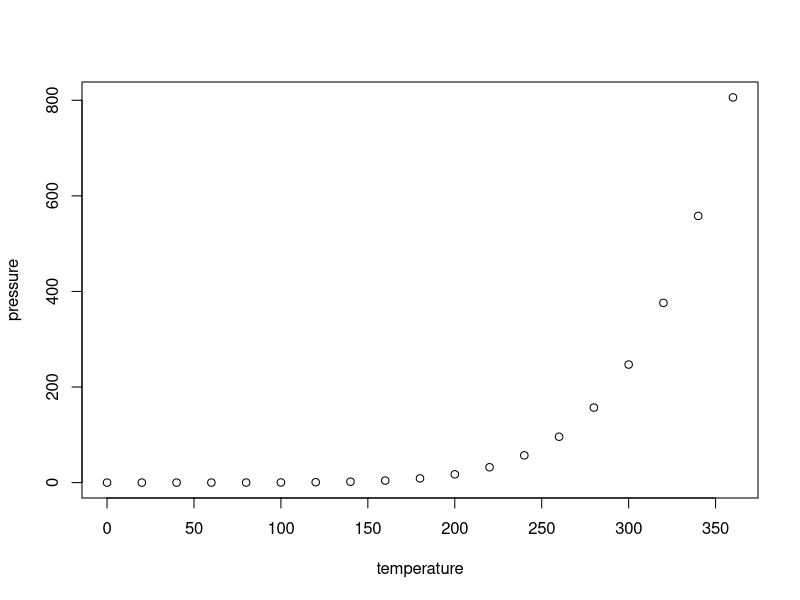
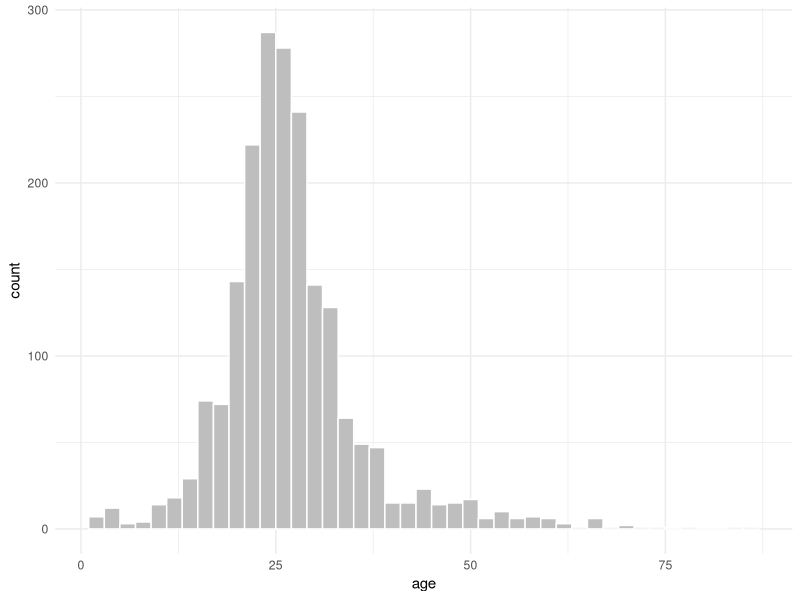
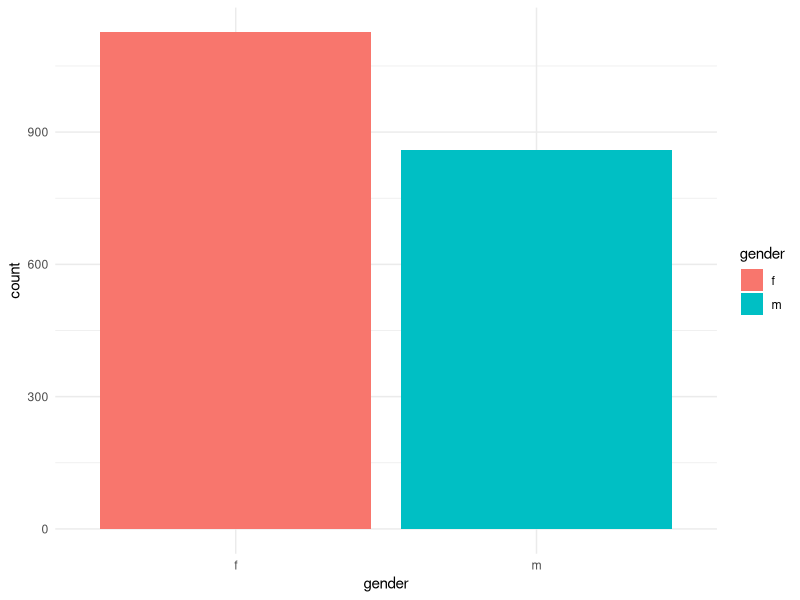
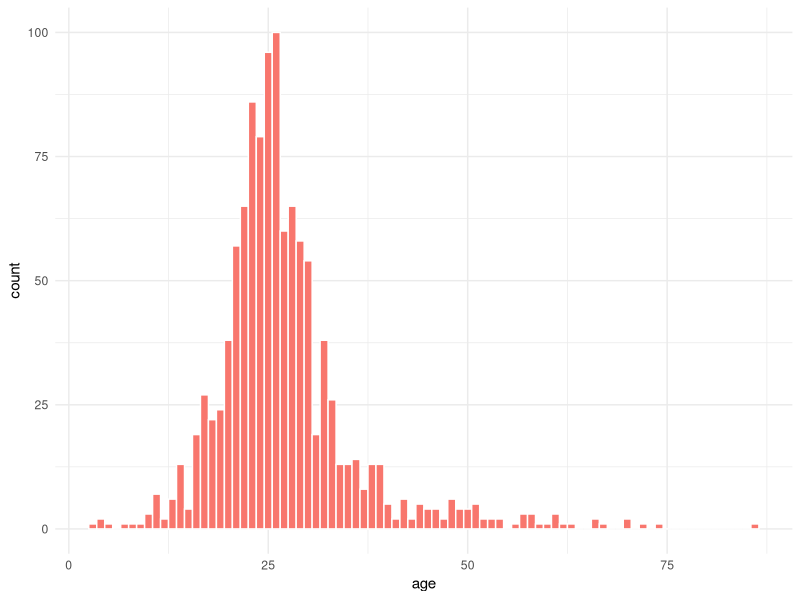
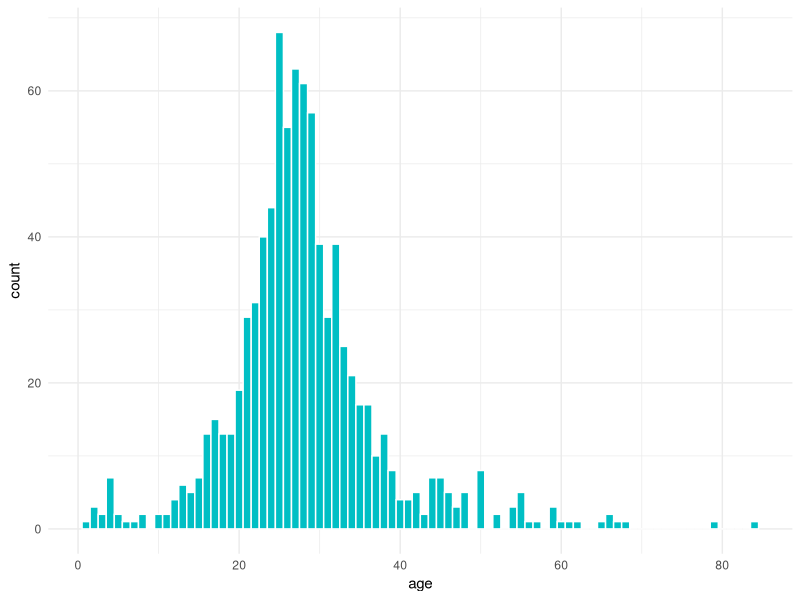
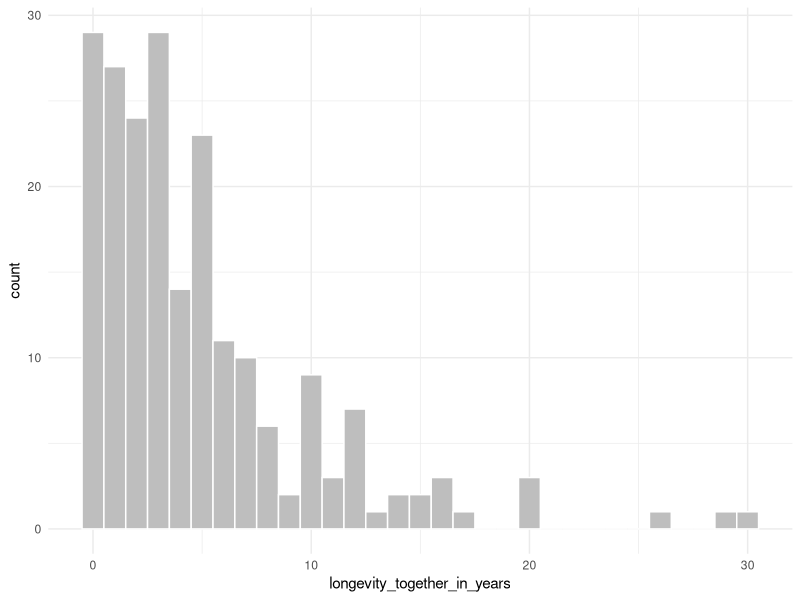
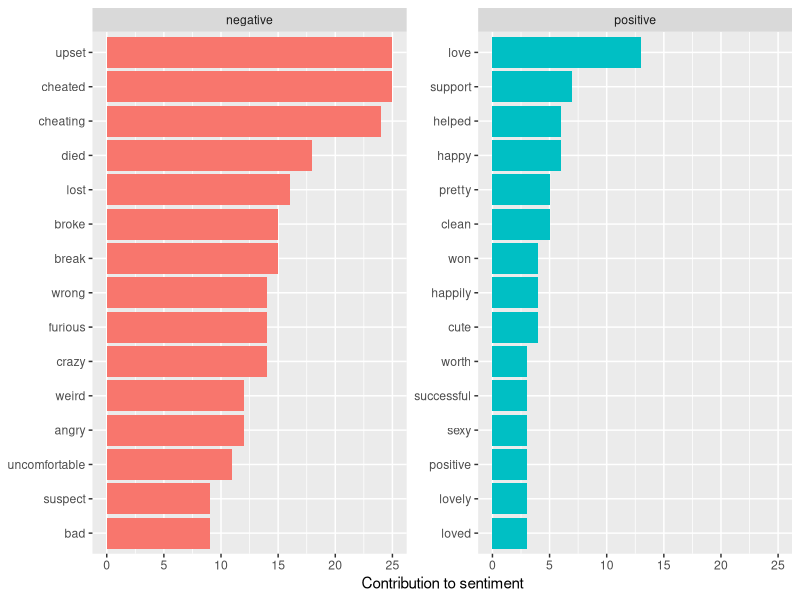
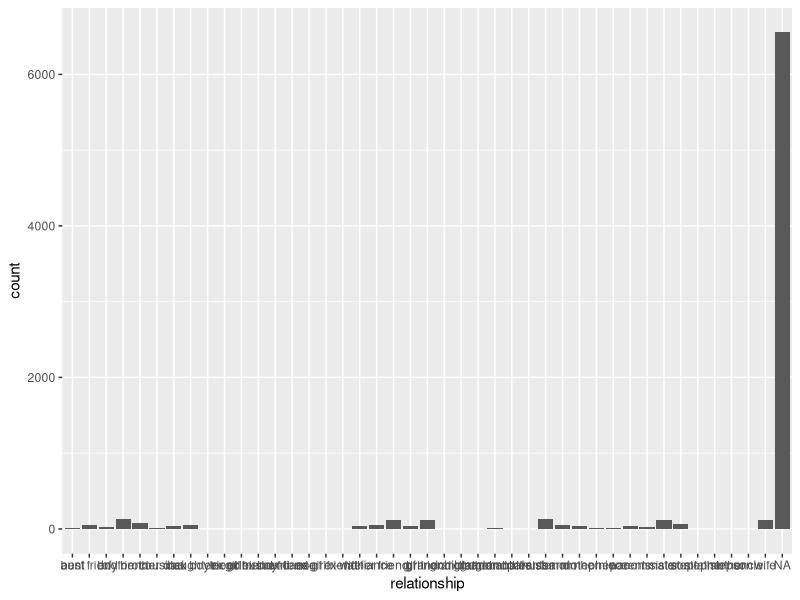

The R script that drew these images, in order:
## ---- chunk 1
knitr::opts_chunk$set(echo = TRUE)
## ---- chunk 2
summary(cars)
## ---- chunk 3
plot(pressure)
## ---- chunk 4
options(repos="https://cran.rstudio.com")

#install.packages("dplyr")
library(dplyr)

#install.packages("stringr")
library(stringr)

#install.packages("ggplot2")
library(ggplot2)

#install.packages("reshape2")
library(reshape2)

#install.packages("tidytext")
library(tidytext)

#install.packages("tidyr")
library(tidyr)
## ---- chunk 5
rel = read.csv("out.csv", header = TRUE, sep = ",", stringsAsFactors = FALSE)
head(rel)
## ---- chunk 6
text = rel$Title
text_df = data_frame(line = 1:length(text), text = text)
text_lower = tolower(text_df$text)
## ---- chunk 7
age_gender_pattern_v1 = "(\\(|\\[){1}[[:digit:]]{1,3} */* *(m|f)+(\\)|\\]){1}"

age_gender_all_v1 = str_extract_all(text_lower, age_gender_pattern_v1, simplify = TRUE)

head(age_gender_all_v1)
## ---- chunk 8
age_gender_all_v1_not_blank = which(age_gender_all_v1[,1] != "")

age_gender_all_v1_blank = which(age_gender_all_v1[,1] == "")

## ---- chunk 9
age_gender_pattern_v2 = "(\\(|\\[){1}(m|f)+ */* *[[:digit:]]{1,3}(\\)|\\]){1}"

age_gender_all_v2 = str_extract_all(text_lower, age_gender_pattern_v2, simplify = TRUE)

age_gender_all_v2_not_blank = which(age_gender_all_v2[,1] != "")

age_gender_all_v2_blank = which(age_gender_all_v2[,1] == "")

## ---- chunk 10
all_indices = 1:length(text_lower)

still_missing = all_indices[!((all_indices %in% age_gender_all_v1_not_blank) | (all_indices %in% age_gender_all_v2_not_blank))]

text_lower[still_missing]
## ---- chunk 11
age_gender_all_v1_melt = setNames(melt(age_gender_all_v1), c("row", "col", "value"))
head(age_gender_all_v1_melt)
## ---- chunk 12
age_gender_all_v2_melt = setNames(melt(age_gender_all_v2), c("row", "col", "value"))
head(age_gender_all_v2_melt)
## ---- chunk 13
age_gender_all_combined_df = rbind(age_gender_all_v1_melt, age_gender_all_v2_melt)
age_gender_all_combined_df$value = as.character(age_gender_all_combined_df$value)
head(age_gender_all_combined_df)
## ---- chunk 14
age_gender_all_combined_df = age_gender_all_combined_df[which(age_gender_all_combined_df[,3] != ""),]
head(age_gender_all_combined_df)
## ---- chunk 15
age = str_extract_all(age_gender_all_combined_df[,3], "[[:digit:]]{1,2}", simplify = TRUE)
age = as.numeric(age)
gender = str_extract_all(age_gender_all_combined_df[,3], "(m|f){1}", simplify = TRUE) 
## ---- chunk 16
age_gender_all_combined_df = cbind(age_gender_all_combined_df, age, gender)
head(age_gender_all_combined_df)
## ---- chunk 17
pl = ggplot(age_gender_all_combined_df, aes(x=age))
pl + geom_histogram(binwidth=2, colour="white", fill="grey") + theme_minimal()
## ---- chunk 18
# Draw with black outline, white fill
pl = ggplot(age_gender_all_combined_df, aes(x=gender, fill=gender))
pl + geom_bar() + theme_minimal()
## ---- chunk 19
# Get ggplot 2 colors:
gg_color_hue <- function(n) {
  hues = seq(15, 375, length = n + 1)
  hcl(h = hues, l = 65, c = 100)[1:n]
}
## ---- chunk 20
pl = ggplot(filter(age_gender_all_combined_df, gender == "f"), aes(x=age))
pl + geom_histogram(binwidth=1, colour="white", fill=gg_color_hue(1)) + theme_minimal()
## ---- chunk 21
pl = ggplot(filter(age_gender_all_combined_df, gender == "m"), aes(x=age))
pl + geom_histogram(binwidth=1, colour="white", fill=gg_color_hue(2)[2]) + theme_minimal()
## ---- chunk 22
longevity_pattern_v1 = "[[:digit:]]{1,2} *(months|mo|year|years|yr|yrs){1}"
longevity_v1 = str_extract_all(text_lower, longevity_pattern_v1, simplify = TRUE)
head(longevity_v1)
## ---- chunk 23
longevity_v1_not_blank = which(longevity_v1[,1] != "")
longevity_together = longevity_v1[longevity_v1_not_blank,1]
head(longevity_together)
## ---- chunk 24
num = str_extract_all(longevity_together, "[[:digit:]]{1,2}", simplify = TRUE)
mo_yr = str_extract_all(longevity_together, "(months|mo|year|years|yr|yrs){1}", simplify = TRUE) 
## ---- chunk 25
longevity_together_df = data.frame(post_num = longevity_v1_not_blank, longevity_together, num, mo_yr)
longevity_together_df$num = as.numeric(as.character(longevity_together_df$num))
head(longevity_together_df)
## ---- chunk 26
longevity_together_in_years = sapply(1:dim(longevity_together_df)[1], function(i) {
  if (longevity_together_df$mo_yr[i] %in% c("months","mo")) {
    return(longevity_together_df$num[i] / 12)
  } else {
    return(longevity_together_df$num[i])
  }
})

longevity_together_in_years = round(longevity_together_in_years,2)
longevity_together_df = cbind(longevity_together_df, longevity_together_in_years)
head(longevity_together_df)
## ---- chunk 27
# Draw with black outline, white fill
pl = ggplot(longevity_together_df, aes(x=longevity_together_in_years))
pl + geom_histogram(binwidth=1, colour="white", fill="grey") + theme_minimal()
## ---- chunk 28
tidy_text = text_df %>%
  unnest_tokens(word, text)
## ---- chunk 29
data(stop_words)

tidy_text = tidy_text %>%
  anti_join(stop_words)
## ---- chunk 30
most_common_words = tidy_text %>%
  count(word, sort = TRUE) 

head(most_common_words, 20)
## ---- chunk 31
most_common_words_v2 = filter(most_common_words, !str_detect(word, "[[:digit:]]+"))

head(most_common_words_v2, 50)
## ---- chunk 32
post_sentiment = tidy_text %>%
  inner_join(get_sentiments("bing")) %>%
  count(line, sentiment) %>%
  spread(sentiment, n, fill = 0) %>%
  mutate(sentiment = positive - negative)

head(post_sentiment, 10)
## ---- chunk 33
bing_word_counts = tidy_text %>%
  inner_join(get_sentiments("bing")) %>%
  count(word, sentiment, sort = TRUE) %>%
  ungroup()

head(bing_word_counts)
## ---- chunk 34
bing_word_counts %>%
  group_by(sentiment) %>%
  top_n(15) %>%
  ungroup() %>%
  mutate(word = reorder(word, n)) %>%
  ggplot(aes(word, n, fill = sentiment)) +
  geom_col(show.legend = FALSE) +
  facet_wrap(~sentiment, scales = "free_y") +
  labs(y = "Contribution to sentiment",
       x = NULL) +
  coord_flip()
## ---- chunk 35
immediate_family_words = c("father", "dad", "mother", "mom", "son", "daughter", "brother", "sister", "parents")
marriage_dating_words = c("boyfriend", "bf", "girlfriend", "gf", "fiance", "fiancee", "husband", "wife")
ex_marriage_dating_words_v1 = paste("ex-", marriage_dating_words, sep="")
ex_marriage_dating_words_v2 = paste("ex ", marriage_dating_words, sep="")
relatives_words = c("grandparents", "grandfather", "grandpa", "grandmother", "grandma", "grandchildren", "grandson", "granddaughter", "great grandfather", "grand grandpa", "great grandmother", "great grandma")
extended_family_words = c("uncle", "aunt", "cousin", "nephew", "niece")
in_laws_words = c("father-in-law", "mother-in-law", "son-in-law", "daughter-in-law", "brother-in-law", "sister-in-law")
family_mix_words = c("stepfather", "stepdad", "stepmother", "stepmom", "stepson", "stepdaughter", "stepsister", "stepbrother", "half-brother", "half-sister")
friend_other_words = c("friend", "best friend", "roommate")

relationship_words = c(immediate_family_words, marriage_dating_words, ex_marriage_dating_words_v1, ex_marriage_dating_words_v2, relatives_words, extended_family_words, in_laws_words, family_mix_words, friend_other_words)
## ---- chunk 36
rel_words_test = paste(paste(relationship_words, collapse="|"), "{1}", sep="")

rel_v1 = str_extract_all(text_lower, rel_words_test, simplify = TRUE)

rel_v1_not_blank = which(rel_v1[,1] != "")

# text_lower[rel_v1_not_blank]

rel_v1_melt = melt(rel_v1)

colnames(rel_v1_melt) = c("post_number", "person_number", "relationship")

is.na(rel_v1_melt$relationship) = rel_v1_melt$relationship==''

top_rel_words = count(rel_v1_melt, relationship, sort = TRUE)

top_rel_words
## ---- chunk 37
# Bar graph of counts
ggplot(data=rel_v1_melt, aes(x=relationship)) +
  geom_bar(stat="count")

# Bar graph of counts
ggplot(data=rel_v1_melt[!is.na(rel_v1_melt$relationship),], aes(x=relationship)) +
  geom_bar(stat="count", fill = "grey") + theme_minimal()
